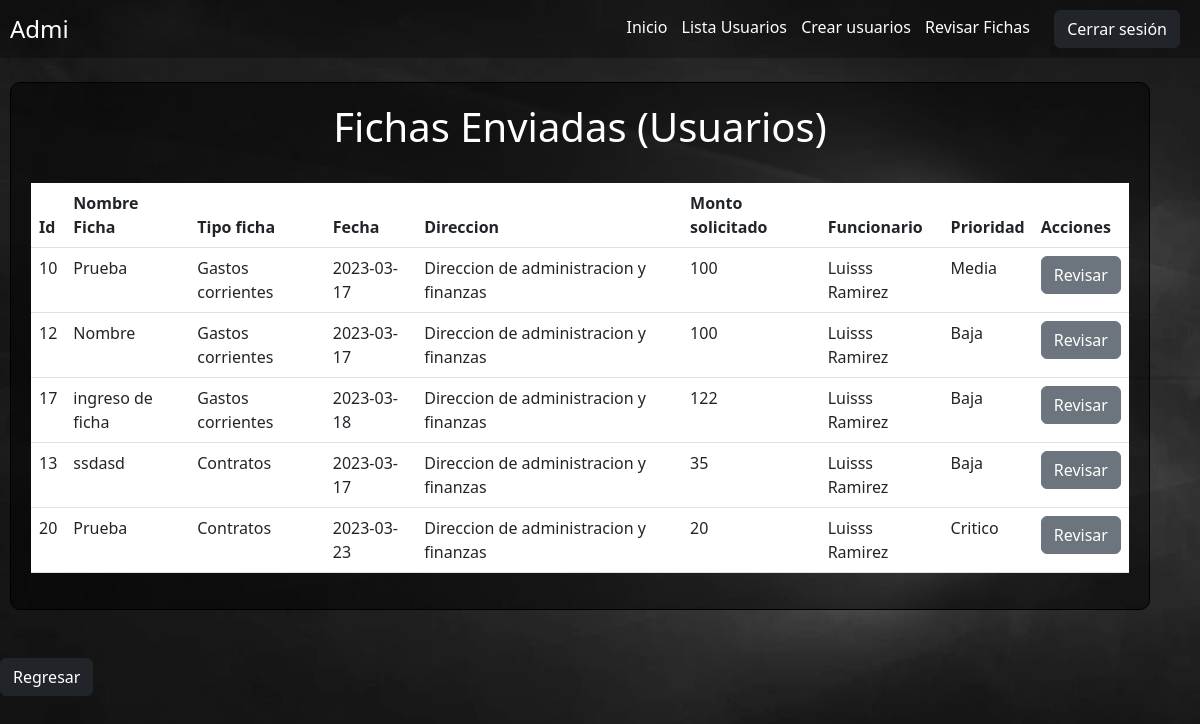
Page /Administrador/vistas_detalle_fichas/detalle_fichas_usuarios_area.php (signed in) on the committed database.
### tables this page shows
CREATE TABLE `ficha_gastos_corrientes` (
  `id_GC` int(255) NOT NULL,
  `nombre_GC` varchar(50) NOT NULL,
  `tipo_ficha_GC` int(30) NOT NULL,
  `fecha_GC` date NOT NULL,
  `direccion_mun_GC` int(30) NOT NULL,
  `justificacion_GC` varchar(1000) NOT NULL,
  `descripcion_gasto_GC` varchar(1000) NOT NULL,
  `financiamiento_sol_GC` int(20) NOT NULL,
  `GC_usuario` int(3) NOT NULL,
  `estado_ficha_GC` int(11) NOT NULL,
  `gestion_GC` int(1) NOT NULL,
  `clasificador_GC` int(255) NOT NULL,
  `prioridad_GC` int(30) NOT NULL
);

CREATE TABLE `tipo_ficha` (
  `id_tipo_ficha` int(11) NOT NULL,
  `desc_tipo_ficha` varchar(45) NOT NULL,
  `codigo_tipo_ficha` varchar(50) NOT NULL,
  `estado` varchar(20) NOT NULL
);

CREATE TABLE `direccion` (
  `id_direccion` int(30) NOT NULL,
  `desc_direccion` varchar(100) NOT NULL,
  `codigo_direccion` varchar(10) NOT NULL
);

CREATE TABLE `usuario` (
  `id` int(3) NOT NULL,
  `usuario` varchar(50) NOT NULL,
  `clave` varchar(20) NOT NULL,
  `nombre` varchar(50) NOT NULL,
  `apellido` varchar(50) NOT NULL,
  `correo` varchar(100) NOT NULL,
  `id_tipo_usuario` int(3) NOT NULL,
  `id_direccion` int(3) DEFAULT NULL
);

CREATE TABLE `prioridad` (
  `id_prioridad` int(30) NOT NULL,
  `prioridades` varchar(100) NOT NULL
);

CREATE TABLE `ficha_contratos` (
  `id_FC` int(255) NOT NULL,
  `nombre_FC` varchar(50) NOT NULL,
  `tipo_ficha_FC` int(11) NOT NULL,
  `fecha_FC` date NOT NULL,
  `direccion_mun_FC` int(30) NOT NULL,
  `descripcion_contrato_FC` varchar(1000) NOT NULL,
  `financiamiento_FC` int(20) NOT NULL,
  `aportes_externos_FC` int(20) NOT NULL,
  `total_FC` int(20) NOT NULL,
  `enero_FC` int(20) NOT NULL,
  `febrero_FC` int(20) NOT NULL,
  `marzo_FC` int(20) NOT NULL,
  `abril_FC` int(20) NOT NULL,
  `mayo_FC` int(20) NOT NULL,
  `junio_FC` int(20) NOT NULL,
  `julio_FC` int(20) NOT NULL,
  `agosto_FC` int(20) NOT NULL,
  `septiembre_FC` int(20) NOT NULL,
  `octubre_FC` int(20) NOT NULL,
  `noviembre_FC` int(20) NOT NULL,
  `diciembre_FC` int(20) NOT NULL,
  `total_FC_detalle_SA` int(20) NOT NULL,
  `enero_FC_CA` int(20) NOT NULL,
  `febrero_FC_CA` int(20) NOT NULL,
  `marzo_FC_CA` int(20) NOT NULL,
  `abril_FC_CA` int(20) NOT NULL,
  `mayo_FC_CA` int(20) NOT NULL,
  `junio_FC_CA` int(20) NOT NULL,
  `julio_FC_CA` int(20) NOT NULL,
  `agosto_FC_CA` int(20) NOT NULL,
  `septiembre_FC_CA` int(20) NOT NULL,
  `octubre_FC_CA` int(20) NOT NULL,
  `noviembre_FC_CA` int(20) NOT NULL,
  `diciembre_FC_CA` int(20) NOT NULL,
  `total_FC_CA` int(20) NOT NULL,
  `usuario_FC` int(3) NOT NULL,
  `estado_ficha_FC` int(11) NOT NULL,
  `gestion_FC` int(1) NOT NULL,
  `clasificador_FC` int(255) NOT NULL,
  `prioridad_FC` int(30) NOT NULL
);

### Administrador/vistas_detalle_fichas/detalle_fichas_usuarios_area.php (the view, shortened to what this page needs)
<?php
include("/xampp/htdocs/Sistema/controladores/cre_fichas/conexion_fichas.php");
?>
<!doctype html>
<html lang="en">
<head>
  <link href="https://cdn.jsdelivr.net/npm/bootstrap@5.3.0-alpha1/dist/css/bootstrap.min.css" rel="stylesheet">
</head>
<tbody>
  <div class="header">
    <h1><?php echo $_SESSION['nombre'] ?></h1>
    <div>
      <a href="../../Administrador/inicio_admi.php">Inicio</a>
      <a href="../../Administrador/lista_usuarios.php">Lista Usuarios</a>
      <a href="../../Administrador/crear_usuarios_admi.php">Crear usuarios</a>
      <a href="../../Administrador/vistas_detalle_fichas/detalle_fichas_usuarios_area.php">Revisar Fichas</a>
      <a href="../../controladores/usuario_cerrar_session.php"><button type="button" class="btn btn-dark">Cerrar sesión</button></a>
    </div>
  </div>
</tbody>
<br>
<body>
  <div class="container">
    <h1 style="color:white;" class="text-center">Fichas Enviadas (Usuarios)</h1>
    <br>
    <table class="table">
      <thead>
        <tr>
          <th scope="col">Id</th>
          <th scope="col">Nombre Ficha</th>
          <th scope="col">Tipo ficha</th>
          <th scope="col">Fecha</th>
          <th scope="col">Direccion</th>
          <th scope="col">Monto solicitado</th>
          <th scope="col">Funcionario</th>
          <th scope="col">Prioridad</th>
          <th scope="col">Acciones</th>
        </tr>
      </thead>
      <tbody>
        <?php
        $sql = " SELECT  ficha_gastos_corrientes.id_GC,
        ficha_gastos_corrientes.nombre_GC,
        ficha_gastos_corrientes.fecha_GC,
        ficha_gastos_corrientes.financiamiento_sol_GC,
        ficha_gastos_corrientes.estado_ficha_GC,
        usuario.nombre,
        usuario.apellido,
        tipo_ficha.desc_tipo_ficha,
        direccion.desc_direccion,
        prioridad.prioridades
        from ficha_gastos_corrientes
        INNER JOIN direccion ON ficha_gastos_corrientes.direccion_mun_GC = direccion.id_direccion
        INNER JOIN prioridad ON ficha_gastos_corrientes.prioridad_GC = prioridad.id_prioridad
        INNER JOIN tipo_ficha ON ficha_gastos_corrientes.tipo_ficha_GC = tipo_ficha.id_tipo_ficha
        INNER JOIN usuario ON ficha_gastos_corrientes.GC_usuario = usuario.id
        WHERE ficha_gastos_corrientes.estado_ficha_GC = 2";
        $mostrar = mysqli_query($conexion1, $sql);
        while ($resultado = mysqli_fetch_array($mostrar)) {
        ?>
          <tr>
            <td scope="row"><?php echo $resultado['id_GC'] ?></td>
            <td scope="row"><?php echo $resultado['nombre_GC'] ?></td>
            <td scope="row"><?php echo $resultado['desc_tipo_ficha'] ?></td>
            <td scope="row"><?php echo $resultado['fecha_GC'] ?></td>
            <td scope="row"><?php echo $resultado['desc_direccion'] ?></td>
            <td scope="row"><?php echo $resultado['financiamiento_sol_GC'] ?></td>
            <td scope="row"><?php echo $resultado['nombre'] ?> <?php echo $resultado['apellido'] ?></td>
            <td scope="row"><?php echo $resultado['prioridades'] ?></td>
            <td><a href="../../Administrador/Fichas_Detalle/R_Ficha_GC.php?id_GC=<?php echo $resultado['id_GC'] ?>" class="btn btn-secondary">Revisar</a></td>
          </tr>
        <?php
        }
        ?>
        <?php
        $sql1 = "SELECT ficha_contratos.id_FC,
        ficha_contratos.nombre_FC,
        ficha_contratos.fecha_FC,
        ficha_contratos.total_FC,
        ficha_contratos.estado_ficha_FC,
        usuario.nombre,
        usuario.apellido,
        tipo_ficha.desc_tipo_ficha,
        direccion.desc_direccion,
        estado_ficha.desc_estado_ficha,
        prioridad.prioridades
        from ficha_contratos
        INNER JOIN direccion ON ficha_contratos.direccion_mun_FC = direccion.id_direccion
        INNER JOIN prioridad ON ficha_contratos.prioridad_FC = prioridad.id_prioridad
        INNER JOIN tipo_ficha ON ficha_contratos.tipo_ficha_FC = tipo_ficha.id_tipo_ficha
        INNER JOIN usuario ON ficha_contratos.usuario_FC = usuario.id
        INNER JOIN estado_ficha ON ficha_contratos.estado_ficha_FC = estado_ficha.id_estado_ficha
        WHERE ficha_contratos.estado_ficha_FC = 2";
        $mostrar1 = mysqli_query($conexion1, $sql1);
        while ($resultado1 = mysqli_fetch_array($mostrar1)) {
        ?>
          <tr>
            <td scope="row"><?php echo $resultado1['id_FC'] ?></td>
            <td scope="row"><?php echo $resultado1['nombre_FC'] ?></td>
            <td scope="row"><?php echo $resultado1['desc_tipo_ficha'] ?></td>
            <td scope="row"><?php echo $resultado1['fecha_FC'] ?></td>
            <td scope="row"><?php echo $resultado1['desc_direccion'] ?></td>
            <td scope="row"><?php echo $resultado1['total_FC'] ?></td>
            <td scope="row"><?php echo $resultado1['nombre'] ?> <?php echo $resultado1['apellido'] ?></td>
            <td scope="row"><?php echo $resultado1['prioridades'] ?></td>
            <td><a href="../../Administrador/Fichas_Detalle/R_Ficha_FC.php?id_FC=<?php echo $resultado1['id_FC'] ?>" class="btn btn-secondary">Revisar</a></td>
          </tr>
        <?php
        }
        ?>
      </tbody>
    </table>
  </div>
  <br>
  <br>
  <a href="../../Administrador/inicio_admi.php" class="btn btn-dark">Regresar</a>
</body>
</html>

### Administrador/vistas_detalle_fichas/detalle_fichas_usuarios_area.php (style rules this page uses)
body { background-image: url('../../img/1366_2000.webp'); background-size: cover; }
.header { display: flex; justify-content: space-between; align-items: center; padding: 10px; background-color: rgba(1, 0, 0, 0.3); background-blend-mode: multiply; color: white; }
.header h1 { margin: 0; font-size: 24px; }
.header a { color: white; text-decoration: none; margin-right: 10px; }
.header button { margin-left: 10px; }
.container { margin-left: 10px; border: 1px solid black; border-radius: 10px; background-color: rgba(1, 0, 0, 0.5); background-blend-mode: multiply; padding: 20px; }
h3, th, td { color: white; }

### rows in the picture
ficha_gastos_corrientes: id_GC "10", nombre_GC "Prueba", tipo_ficha_GC.desc_tipo_ficha "Gastos corrientes", fecha_GC "2023-03-17", direccion_mun_GC.desc_direccion "Direccion de administracion y finanzas", financiamiento_sol_GC "100", GC_usuario.nombre "Luisss", GC_usuario.apellido "Ramirez", prioridad_GC.prioridades "Media"
ficha_gastos_corrientes: id_GC "12", nombre_GC "Nombre", tipo_ficha_GC.desc_tipo_ficha "Gastos corrientes", fecha_GC "2023-03-17", direccion_mun_GC.desc_direccion "Direccion de administracion y finanzas", financiamiento_sol_GC "100", GC_usuario.nombre "Luisss", GC_usuario.apellido "Ramirez", prioridad_GC.prioridades "Baja"
ficha_gastos_corrientes: id_GC "17", nombre_GC "ingreso de ficha", tipo_ficha_GC.desc_tipo_ficha "Gastos corrientes", fecha_GC "2023-03-18", direccion_mun_GC.desc_direccion "Direccion de administracion y finanzas", financiamiento_sol_GC "122", GC_usuario.nombre "Luisss", GC_usuario.apellido "Ramirez", prioridad_GC.prioridades "Baja"
ficha_contratos: id_FC "13", nombre_FC "ssdasd", tipo_ficha_FC.desc_tipo_ficha "Contratos", fecha_FC "2023-03-17", direccion_mun_FC.desc_direccion "Direccion de administracion y finanzas", total_FC "35", usuario_FC.nombre "Luisss", usuario_FC.apellido "Ramirez", prioridad_FC.prioridades "Baja"
ficha_contratos: id_FC "20", nombre_FC "Prueba", tipo_ficha_FC.desc_tipo_ficha "Contratos", fecha_FC "2023-03-23", direccion_mun_FC.desc_direccion "Direccion de administracion y finanzas", total_FC "20", usuario_FC.nombre "Luisss", usuario_FC.apellido "Ramirez", prioridad_FC.prioridades "Critico"

### other values in the picture
$_SESSION['nombre'] "Admi"
